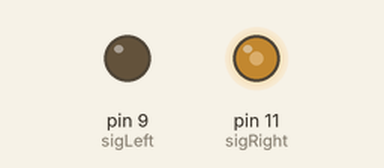
Recording of a sketch running on a simulated Arduino Uno, built with avr-gcc and run on an emulated ATmega328P. Shown: output pins drawn as LEDs (lit = HIGH).

Above: at 0.05 s.
At 1.55 s:
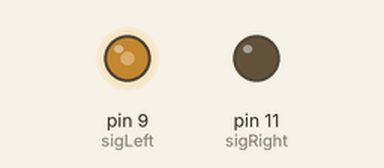
At 3.05 s:
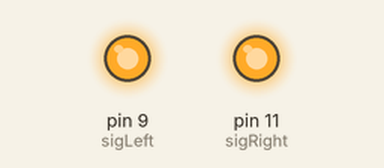
At 6.0 s:
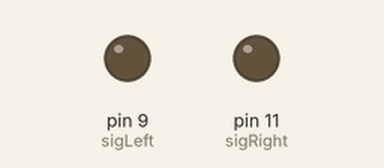
Timing chart, 0 to 7.8 s (numbered marks = the images above):
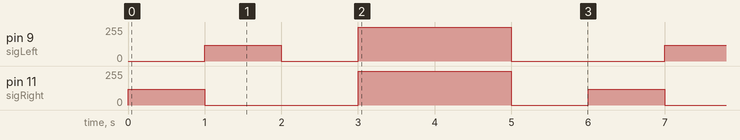

Measured:
- by itself, pin 9 (sigLeft): repeats every 6.0 s: 0/255 1.0 s, 255/255 2.0 s, 0/255 2.0 s, 120/255 1.0 s
- by itself, pin 11 (sigRight): repeats every 6.0 s: 0/255 2.0 s, 255/255 2.0 s, 0/255 1.0 s, 120/255 1.0 s

The sketch:

IRF520.ino
```cpp
int sigRight = 11;
int sigLeft = 9;
void setup() {
  // put your setup code here, to run once:
  pinMode(sigRight, OUTPUT);
  pinMode(sigLeft, OUTPUT);
  Serial.begin(9600);
  Serial.println();
 }

void loop() {
  // put your main code here, to run repeatedly:
  analogWrite(sigRight, 120);
  analogWrite(sigLeft, 0);
  delay(1000);
  analogWrite(sigRight,0);
  analogWrite(sigLeft,120);
  delay(1000);
  analogWrite(sigRight,0);
  analogWrite(sigLeft,0);
  delay(1000);
  analogWrite(sigRight, 255);
  analogWrite(sigLeft, 255);
  delay(2000);
  analogWrite(sigRight,0);
  analogWrite(sigLeft,0);
  delay(1000);

}
```
